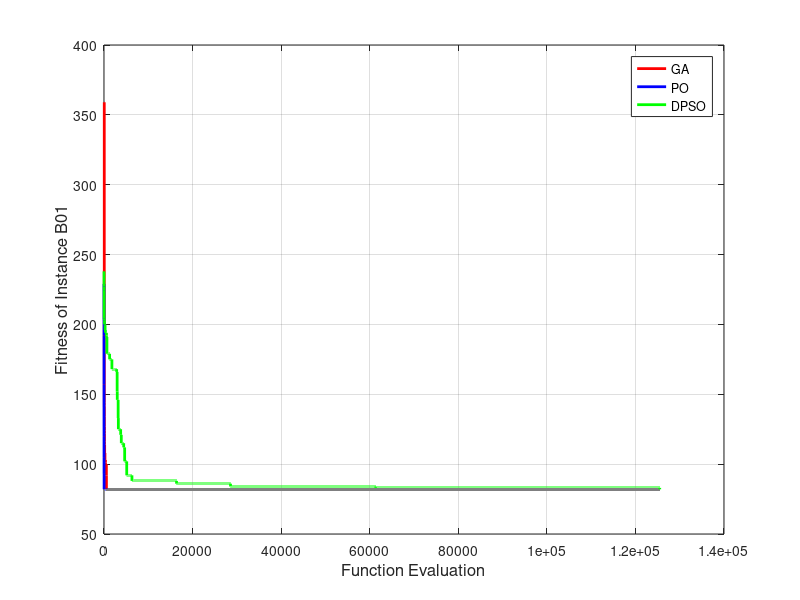

The MATLAB source for this figure:
clc; clear all;


load GA_B01;
load PO_B01;
load DPSO_B01;
name='B01';

%  comparison of different algorithms' function evaluation

% make fe_PO shorter
for i=1:kk
    if EDGE(i)==EDGE(kk)
        new_kk=i; % the new kk
        break;
    end
end
fepo=0;
for i=1:fe_PO
    if mod(i,kk)>=1 & mod(i,kk)<=new_kk
        fepo=fepo+1;
        new_fit_PO(fepo)=fit_PO(i);
    end
end
fe_PO=fepo;
fit_PO=new_fit_PO;
for i=1:fe_PO
    fit_PO(i)=min(fit_PO(1:i));
end
%

fe_PO
fe_GA
fe_PSO

% make tham have the same length in axis x
max1=max(fe_GA,fe_PO);
max=max(max1,fe_PSO);
if fe_GA<max   % GA
    for i=fe_GA:max
        fit_GA(i)=fit_GA(fe_GA);
    end
    fe_GA=max;
end
if fe_PSO<max   % GA
    for i=fe_PSO:max
        fit_PSO(i)=fit_PSO(fe_PSO);
    end
    fe_PSO=max;
end
if fe_PO<max  % PO
    for i=fe_PO:max
        fit_PO(i)=fit_PO(fe_PO);
    end
    fe_PO=max;
end


plot(1:fe_GA,fit_GA,'r','LineWidth',2)  %  LineWidth=1 by default
grid on;
hold on;
plot(1:fe_PO,fit_PO,'b','LineWidth',2)
hold on;
plot(1:fe_PSO,fit_PSO,'g','LineWidth',2)

legend('GA','PO','DPSO');
xlabel('Function Evaluation','FontSize',12); %  FontSize=10 by default
ylabel(['Fitness of Instance ',name],'FontSize',12);